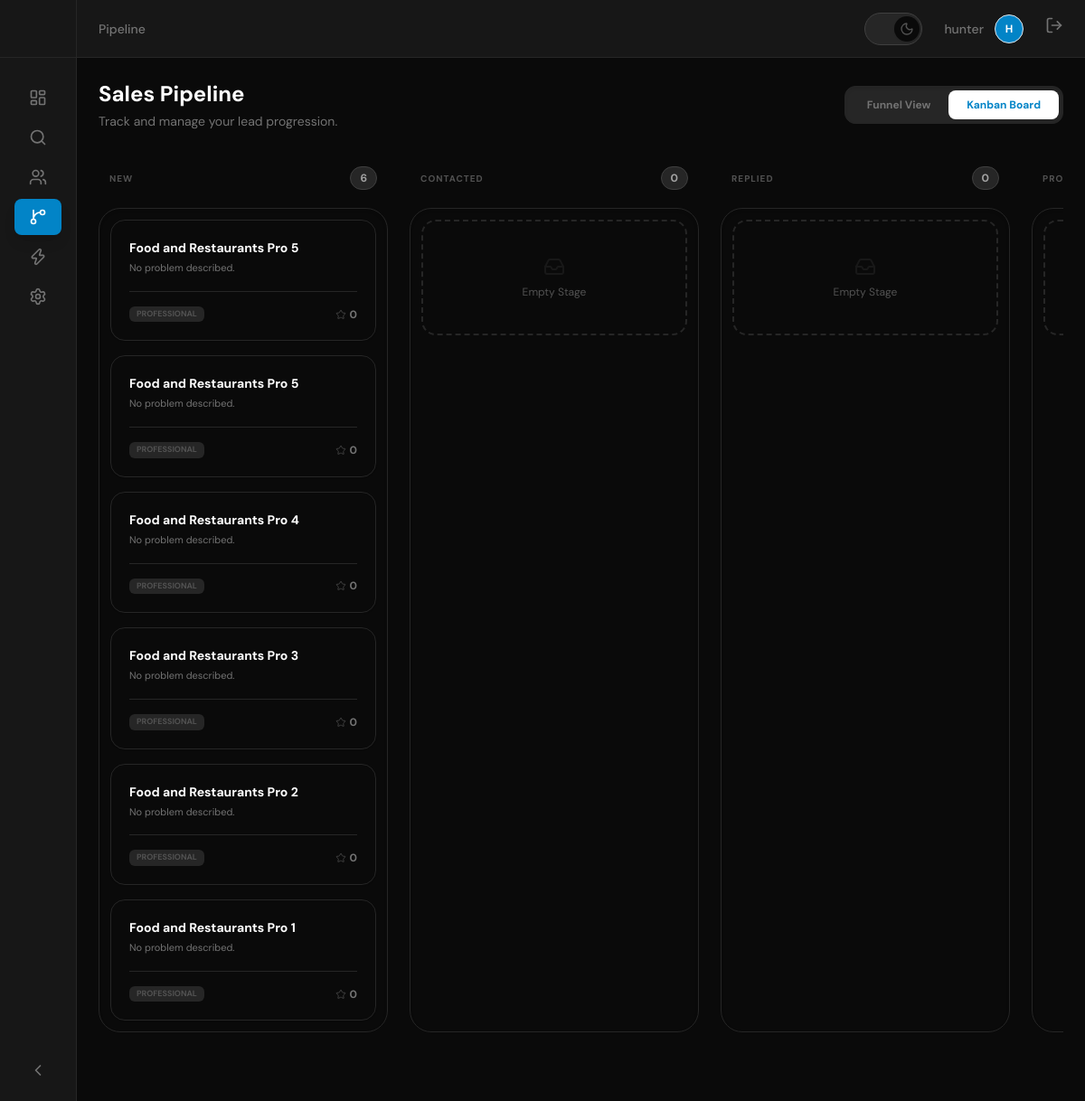
Page /dashboard/pipeline/ (signed in) on the committed database.
### leads/models.py (models this page shows, shortened)
class Lead(models.Model):
    TONE_CHOICES = [
        ('professional', 'Professional'),
        ('casual', 'Casual'),
        ('direct', 'Direct'),
        ('empathetic', 'Empathetic'),
    ]
    STATUS_CHOICES = [
        ('new', 'New'),
        ('contacted', 'Contacted'),
        ('replied', 'Replied'),
        ('proposal', 'Proposal Sent'),
        ('closed', 'Closed'),
    ]
    business_name = models.CharField(max_length=255)
    contact_name = models.CharField(max_length=255, blank=True)
    email = models.EmailField(blank=True)
    phone = models.CharField(max_length=20, blank=True)
    website = models.URLField(blank=True)
    instagram = models.URLField(blank=True)
    problem = models.TextField(blank=True)
    score = models.IntegerField(default=0)
    tone = models.CharField(max_length=20, choices=TONE_CHOICES, default='professional')
    offer = models.TextField(blank=True)
    evidence_note = models.TextField(blank=True)
    status = models.CharField(max_length=20, choices=STATUS_CHOICES, default='new')
    created_at = models.DateTimeField(auto_now_add=True)
    last_contacted = models.DateTimeField(null=True, blank=True)
    next_follow_up = models.DateField(null=True, blank=True)
    class Meta:
        ordering = ['-created_at']

### leads/views.py (the view)
# urls.py: path('pipeline/', views.pipeline, name='pipeline'),
@login_required
def pipeline(request):
    stages = []
    for status, label in Lead.STATUS_CHOICES:
        stages.append({
            'status': status,
            'label': label,
            'leads': Lead.objects.filter(status=status).order_by('-score')
        })
    context = {'stages': stages}
    return render(request, 'leads/pipeline.html', context)

### leads/templates/leads/pipeline.html (shortened to what this page needs)
{% extends "base.html" %}
{% block header_title %}Pipeline{% endblock %}
{% block content %}
<div x-data="{ mode: 'kanban' }">
    <div class="flex items-center justify-between mb-10">
        <div>
            <h2 class="text-2xl font-bold text-surface-950 font-display">Sales Pipeline</h2>
            <p class="text-surface-500 text-sm mt-1">Track and manage your lead progression.</p>
        </div>
        <div class="bg-surface-200 p-1 rounded-xl border border-surface-200 flex shadow-inner">
            <button @click="mode = 'funnel'"
                    :class="mode === 'funnel' ? 'bg-white text-primary-600 shadow-sm' : 'text-surface-500 hover:text-surface-950'"
                    class="px-5 py-2 text-xs font-bold rounded-lg transition-all">Funnel View</button>
            <button @click="mode = 'kanban'"
                    :class="mode === 'kanban' ? 'bg-white text-primary-600 shadow-sm' : 'text-surface-500 hover:text-surface-950'"
                    class="px-5 py-2 text-xs font-bold rounded-lg transition-all">Kanban Board</button>
        </div>
    </div>
    <div x-show="mode === 'kanban'" x-cloak class="flex gap-6 overflow-x-auto pb-10 h-[calc(100vh-220px)] scrollbar-hide">
        {% for stage in stages %}
        <div class="flex-shrink-0 w-80 flex flex-col">
            <div class="flex items-center justify-between mb-5 px-3">
                <h3 class="text-[10px] font-bold text-surface-400 uppercase tracking-widest">{{ stage.label }}</h3>
                <span class="text-xs bg-surface-200 text-surface-600 px-2.5 py-1 rounded-full font-bold border border-surface-300">{{ stage.leads.count }}</span>
            </div>
            <div class="flex-1 bg-surface-100/50 rounded-3xl border border-surface-200 p-3 space-y-4 overflow-y-auto shadow-inner">
                {% for lead in stage.leads %}
                <div hx-get="{% url 'leads:lead-detail' lead.pk %}" hx-target="#modal-content"
                     class="bg-surface-50 border border-surface-200 p-5 rounded-2xl shadow-sm hover:border-primary-500/50 hover:shadow-md transition-all cursor-pointer group active:scale-95">
                    <div class="font-bold text-sm text-surface-950 mb-1 group-hover:text-primary-600 transition-colors">{{ lead.business_name }}</div>
                    <div class="text-[11px] text-surface-500 line-clamp-2 mb-4 leading-relaxed">{{ lead.problem|default:"No problem described." }}</div>
                    <div class="flex items-center justify-between pt-4 border-t border-surface-200">
                        <span class="text-[9px] font-bold text-surface-400 uppercase bg-surface-200 px-2 py-0.5 rounded-md">{{ lead.tone }}</span>
                        <div class="flex items-center space-x-1">
                            <i data-lucide="star" class="w-3 h-3 {% if lead.score >= 50 %}text-amber-500 fill-amber-500{% else %}text-surface-300{% endif %}"></i>
                            <span class="text-xs font-bold {% if lead.score >= 80 %}text-emerald-500{% elif lead.score >= 50 %}text-amber-500{% else %}text-surface-500{% endif %}">
                                {{ lead.score }}
                            </span>
                        </div>
                    </div>
                </div>
                {% empty %}
                <div class="h-32 flex flex-col items-center justify-center border-2 border-dashed border-surface-200 rounded-2xl text-xs text-surface-400 bg-surface-50/50">
                    <i data-lucide="inbox" class="w-6 h-6 mb-2 opacity-20"></i>
                    Empty Stage
                </div>
                {% endfor %}
            </div>
        </div>
        {% endfor %}
    </div>
</div>
{% endblock %}

### templates/base.html (shortened to what this page needs)
<!DOCTYPE html>
<html lang="en" class="dark">
<head>
    <script src="https://cdn.tailwindcss.com"></script>
</head>
<body class="bg-surface-50 text-surface-900 font-sans transition-colors duration-300" hx-headers='{"X-CSRFToken": "{{ csrf_token }}"}'>
    <div class="flex h-screen overflow-hidden" x-data="{ sidebarOpen: false, sidebarCollapsed: $persist(false).as('sidebarCollapsed') }">
        <aside class="fixed inset-y-0 left-0 z-50 bg-surface-100 border-r border-surface-200 transform transition-all duration-300 ease-in-out md:relative md:translate-x-0 sidebar-transition"
               :class="{
                   'translate-x-0': sidebarOpen,
                   '-translate-x-full': !sidebarOpen,
                   'w-64': !sidebarCollapsed,
                   'w-20': sidebarCollapsed
               }">
            <div class="flex items-center h-16 px-6 border-b border-surface-200" :class="sidebarCollapsed ? 'justify-center' : 'justify-between'">
            </div>
            <nav class="mt-6 px-4 space-y-1">
                <a href="{% url 'leads:dashboard' %}" class="flex items-center px-4 py-2.5 text-sm font-medium rounded-lg transition-all group {% if request.resolver_match.url_name == 'dashboard' %}bg-primary-600 text-white shadow-lg shadow-primary-600/20{% else %}text-surface-500 hover:text-surface-950 hover:bg-surface-200{% endif %}" :title="sidebarCollapsed ? 'Dashboard' : ''">
                    <i data-lucide="layout-dashboard" class="w-5 h-5 shrink-0" :class="sidebarCollapsed ? 'mr-0' : 'mr-3'"></i>
                </a>
                <a href="{% url 'leads:scraper-dashboard' %}" class="flex items-center px-4 py-2.5 text-sm font-medium rounded-lg transition-all group {% if request.resolver_match.url_name == 'scraper-dashboard' %}bg-primary-600 text-white shadow-lg shadow-primary-600/20{% else %}text-surface-500 hover:text-surface-950 hover:bg-surface-200{% endif %}" :title="sidebarCollapsed ? 'Scraper' : ''">
                    <i data-lucide="search" class="w-5 h-5 shrink-0" :class="sidebarCollapsed ? 'mr-0' : 'mr-3'"></i>
                </a>
                <a href="{% url 'leads:lead-list' %}" class="flex items-center px-4 py-2.5 text-sm font-medium rounded-lg transition-all group {% if request.resolver_match.url_name == 'lead-list' %}bg-primary-600 text-white shadow-lg shadow-primary-600/20{% else %}text-surface-500 hover:text-surface-950 hover:bg-surface-200{% endif %}" :title="sidebarCollapsed ? 'Leads' : ''">
                    <i data-lucide="users" class="w-5 h-5 shrink-0" :class="sidebarCollapsed ? 'mr-0' : 'mr-3'"></i>
                </a>
                <a href="{% url 'leads:pipeline' %}" class="flex items-center px-4 py-2.5 text-sm font-medium rounded-lg transition-all group {% if request.resolver_match.url_name == 'pipeline' %}bg-primary-600 text-white shadow-lg shadow-primary-600/20{% else %}text-surface-500 hover:text-surface-950 hover:bg-surface-200{% endif %}" :title="sidebarCollapsed ? 'Pipeline' : ''">
                    <i data-lucide="git-branch" class="w-5 h-5 shrink-0" :class="sidebarCollapsed ? 'mr-0' : 'mr-3'"></i>
                </a>
                <a href="{% url 'leads:automation-dashboard' %}" class="flex items-center px-4 py-2.5 text-sm font-medium rounded-lg transition-all group {% if request.resolver_match.url_name == 'automation-dashboard' %}bg-primary-600 text-white shadow-lg shadow-primary-600/20{% else %}text-surface-500 hover:text-surface-950 hover:bg-surface-200{% endif %}" :title="sidebarCollapsed ? 'Automation' : ''">
                    <i data-lucide="zap" class="w-5 h-5 shrink-0" :class="sidebarCollapsed ? 'mr-0' : 'mr-3'"></i>
                </a>
                <a href="{% url 'leads:settings' %}" class="flex items-center px-4 py-2.5 text-sm font-medium rounded-lg transition-all group {% if request.resolver_match.url_name == 'settings' %}bg-primary-600 text-white shadow-lg shadow-primary-600/20{% else %}text-surface-500 hover:text-surface-950 hover:bg-surface-200{% endif %}" :title="sidebarCollapsed ? 'Settings' : ''">
                    <i data-lucide="settings" class="w-5 h-5 shrink-0" :class="sidebarCollapsed ? 'mr-0' : 'mr-3'"></i>
                </a>
                <a href="{% url 'resumes:resume-list' %}" class="flex items-center px-4 py-2.5 text-sm font-medium rounded-lg transition-all group {% if 'resumes' in request.path %}bg-primary-600 text-white shadow-lg shadow-primary-600/20{% else %}text-surface-500 hover:text-surface-950 hover:bg-surface-200{% endif %}" :title="sidebarCollapsed ? 'Resumes' : ''>
                    <i data-lucide="file-text" class="w-5 h-5 shrink-0" :class="sidebarCollapsed ? 'mr-0' : 'mr-3'"></i>
                </a>
                <a href="{% url 'resumes:payment-list' %}" class="flex items-center px-4 py-2.5 text-sm font-medium rounded-lg transition-all group {% if 'payments' in request.path %}bg-primary-600 text-white shadow-lg shadow-primary-600/20{% else %}text-surface-500 hover:text-surface-950 hover:bg-surface-200{% endif %}" :title="sidebarCollapsed ? 'Payments' : ''>
                    <i data-lucide="credit-card" class="w-5 h-5 shrink-0" :class="sidebarCollapsed ? 'mr-0' : 'mr-3'"></i>
                </a>
            </nav>
            <div class="absolute bottom-4 left-0 w-full px-4 hidden md:block">
                <button @click="sidebarCollapsed = !sidebarCollapsed" class="flex items-center w-full px-4 py-2 text-sm font-medium text-surface-500 hover:text-surface-950 hover:bg-surface-200 rounded-lg transition-all">
                    <i data-lucide="chevron-left" class="w-5 h-5 transition-transform" :class="sidebarCollapsed ? 'rotate-180' : ''"></i>
                </button>
            </div>
        </aside>
        <div class="flex-1 flex flex-col overflow-hidden bg-surface-50">
            <header class="h-16 bg-surface-100 border-b border-surface-200 flex items-center justify-between px-6 transition-colors duration-300">
                <div class="text-sm font-medium text-surface-500">
                    {% block header_title %}Huntly{% endblock %}
                </div>
                <div class="flex items-center space-x-6">
                    <button id="theme-toggle" class="relative inline-flex h-9 w-16 items-center justify-center rounded-full bg-surface-200 border border-surface-300 transition-all duration-300 focus:outline-none">
                        <div class="absolute left-1 flex h-7 w-7 items-center justify-center rounded-full bg-surface-50 shadow-sm transition-all duration-300 transform dark:translate-x-7">
                            <i data-lucide="moon" class="w-4 h-4 hidden dark:block text-surface-400"></i>
                        </div>
                    </button>
                    <a href="{% url 'leads:profile' %}" class="flex items-center space-x-3 group">
                        <span class="text-sm text-surface-500 font-medium group-hover:text-surface-950 transition-colors">{{ user.username }}</span>
                        <div class="w-8 h-8 rounded-full bg-primary-600 border border-primary-500/20 flex items-center justify-center text-xs font-bold text-white group-hover:scale-110 transition-transform">
                            {{ user.username.0|upper }}
                        </div>
                    </a>
                    <form action="{% url 'core:logout' %}" method="post" class="inline">
                        <button type="submit" class="text-surface-500 hover:text-surface-950 transition-colors">
                            <i data-lucide="log-out" class="w-5 h-5"></i>
                        </button>
                    </form>
                </div>
            </header>
            <main class="flex-1 overflow-x-hidden overflow-y-auto bg-surface-50 p-6">
                {% block content %}{% endblock %}
            </main>
        </div>
    </div>
</body>
</html>

### templates/base.html (style rules this page uses)
:root { --primary-50: #f0f9ff; --primary-100: #e0f2fe; --primary-200: #bae6fd; --primary-300: #7dd3fc; --primary-400: #38bdf8; --primary-500: #0ea5e9; --primary-600: #0284c7; --primary-700: #0369a1; --primary-800: #075985; --primary-900: #0c4a6e; --surface-50: #ffffff; --surface-100: #f5f5f5; --surface-200: #eeeeee; --surface-300: #e0e0e0; --surface-400: #bdbdbd; --surface-500: #9e9e9e; --surface-600: #757575; --surface-700: #616161; --surface-800: #424242; --surface-900: #212121; --surface-950: #0a0a0a; }
.dark { --surface-50: #0a0a0a; --surface-100: #171717; --surface-200: #262626; --surface-300: #404040; --surface-400: #525252; --surface-500: #737373; --surface-600: #a3a3a3; --surface-700: #d4d4d4; --surface-800: #e5e5e5; --surface-900: #f5f5f5; --surface-950: #ffffff; }
.sidebar-transition { transition: all 0.3s cubic-bezier(0.4, 0, 0.2, 1); }
body { background-color: var(--surface-50); color: var(--surface-900); }

### rows in the picture
Lead: business_name "Food and Restaurants Pro 5", problem "No problem described.", tone "PROFESSIONAL", score "0"
Lead: business_name "Food and Restaurants Pro 5", problem "No problem described.", tone "PROFESSIONAL", score "0"
Lead: business_name "Food and Restaurants Pro 4", problem "No problem described.", tone "PROFESSIONAL", score "0"
Lead: business_name "Food and Restaurants Pro 3", problem "No problem described.", tone "PROFESSIONAL", score "0"
Lead: business_name "Food and Restaurants Pro 2", problem "No problem described.", tone "PROFESSIONAL", score "0"
Lead: business_name "Food and Restaurants Pro 1", problem "No problem described.", tone "PROFESSIONAL", score "0"

### other values in the picture
{{ user.username }} "hunter"
{{ user.username.0|upper }} "H"
{{ stage.label }} "NEW" "CONTACTED" "REPLIED"
{{ stage.leads.count }} "6" "0" "0"
